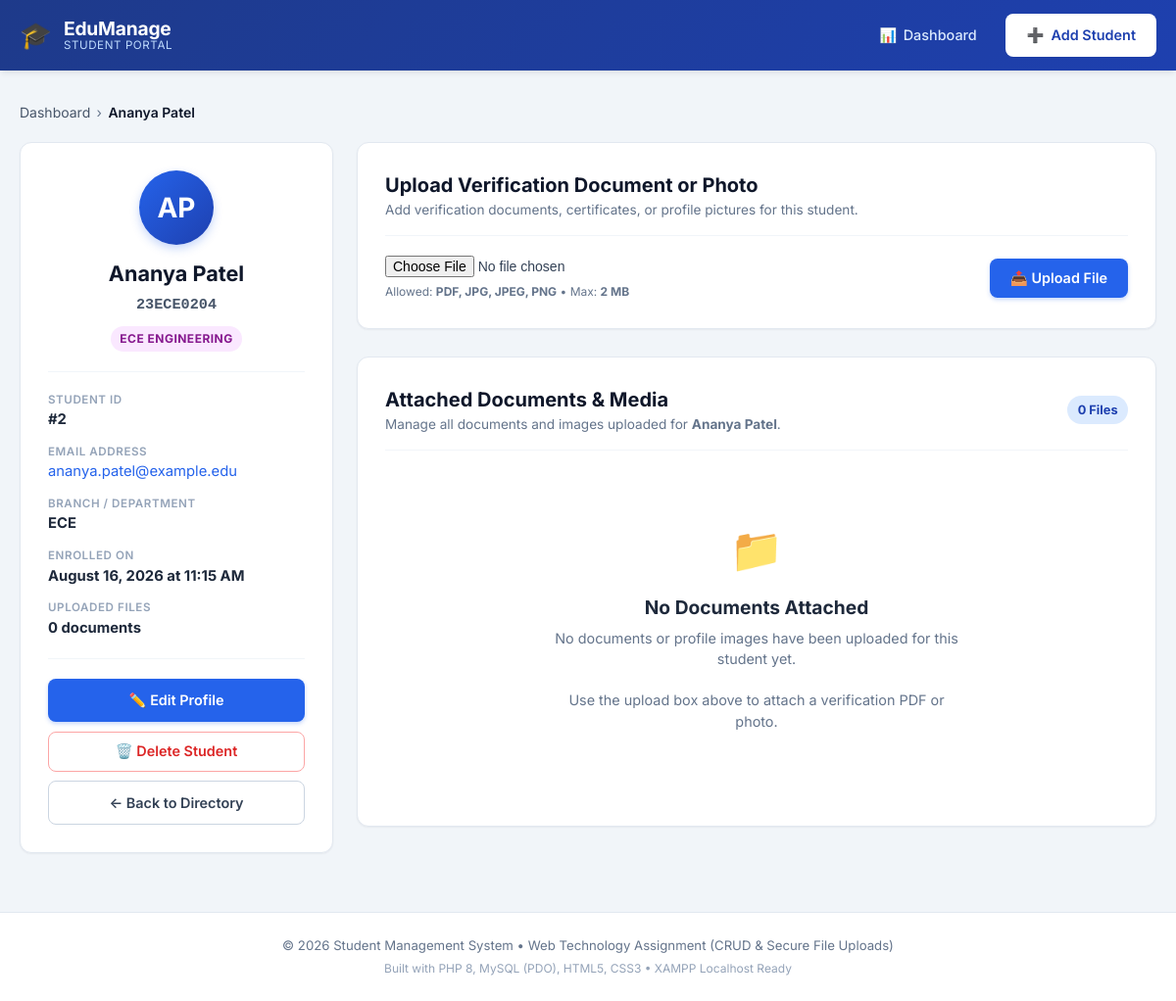
Page /view_student.php?id=2 on the committed database.
### tables this page shows
CREATE TABLE IF NOT EXISTS `students` (
  `id` INT AUTO_INCREMENT PRIMARY KEY,
  `name` VARCHAR(100) NOT NULL COMMENT 'Full name of the student',
  `roll_number` VARCHAR(50) NOT NULL UNIQUE COMMENT 'Unique institutional roll or enrollment number',
  `email` VARCHAR(150) NOT NULL COMMENT 'Institutional or personal email address',
  `course` VARCHAR(100) NOT NULL COMMENT 'Enrolled engineering branch/course',
  `created_at` TIMESTAMP DEFAULT CURRENT_TIMESTAMP COMMENT 'Timestamp of student registration',
  INDEX `idx_students_roll` (`roll_number`),
  INDEX `idx_students_course` (`course`)
);

### db.php (called while the page is built, shortened)
    <?php
function e(?string $string): string {
    return htmlspecialchars($string ?? '', ENT_QUOTES, 'UTF-8');
}

### view_student.php (the view, shortened to what this page needs)
<?php
require_once __DIR__ . '/db.php';
$id = filter_input(INPUT_GET, 'id', FILTER_VALIDATE_INT);
try {
    $stmtStudent = $pdo->prepare("SELECT * FROM students WHERE id = :id LIMIT 1");
    $stmtStudent->execute([':id' => $id]);
    $student = $stmtStudent->fetch();
    $stmtFiles = $pdo->prepare("
        SELECT id, original_filename, stored_filename, file_path, file_type, file_size, upload_date
        FROM student_files
        WHERE student_id = :id
        ORDER BY id DESC
    ");
    $stmtFiles->execute([':id' => $id]);
    $files = $stmtFiles->fetchAll();
} catch (PDOException $e) {
    setFlash('error', 'Database error: ' . $e->getMessage());
    header('Location: index.php');
    exit();
}
$initials = '';
$nameParts = explode(' ', trim($student['name']));
foreach ($nameParts as $part) {
    if (!empty($part)) $initials .= strtoupper($part[0]);
    if (strlen($initials) >= 2) break;
}
require_once __DIR__ . '/header.php';
?>
<div class="breadcrumb-nav">
    <a href="index.php">Dashboard</a> &rsaquo;
    <span><?php echo e($student['name']); ?></span>
</div>
<div class="profile-layout">
    <div class="profile-sidebar">
        <div class="card profile-card">
            <div class="profile-header">
                <div class="profile-avatar" aria-hidden="true">
                    <?php echo e($initials ?: 'ST'); ?>
                </div>
                <h2 class="profile-name"><?php echo e($student['name']); ?></h2>
                <span class="profile-roll"><?php echo e($student['roll_number']); ?></span>
                <span class="course-badge course-badge-<?php echo strtolower(e($student['course'])); ?>">
                    <?php echo e($student['course']); ?> Engineering
                </span>
            </div>
            <div class="profile-info-list">
                <div class="info-row">
                    <span class="info-label">Student ID</span>
                    <strong class="info-value">#<?php echo e($student['id']); ?></strong>
                </div>
                <div class="info-row">
                    <span class="info-label">Email Address</span>
                    <a href="mailto:<?php echo e($student['email']); ?>" class="info-value info-link">
                        <?php echo e($student['email']); ?>
                    </a>
                </div>
                <div class="info-row">
                    <span class="info-label">Branch / Department</span>
                    <strong class="info-value"><?php echo e($student['course']); ?></strong>
                </div>
                <div class="info-row">
                    <span class="info-label">Enrolled On</span>
                    <strong class="info-value"><?php echo date('F d, Y \a\t h:i A', strtotime($student['created_at'])); ?></strong>
                </div>
                <div class="info-row">
                    <span class="info-label">Uploaded Files</span>
                    <strong class="info-value"><?php echo count($files); ?> document<?php echo count($files) === 1 ? '' : 's'; ?></strong>
                </div>
            </div>
            <div class="profile-actions">
                <a href="edit_student.php?id=<?php echo e($student['id']); ?>" class="btn btn-primary btn-block">
                    <span>✏️ Edit Profile</span>
                </a>
                <button
                    type="button"
                    class="btn btn-danger-outline btn-block"
                    onclick="confirmDelete(<?php echo (int) $student['id']; ?>, '<?php echo addslashes(e($student['name'])); ?>', '<?php echo addslashes(e($student['roll_number'])); ?>')"
                >
                    <span>🗑️ Delete Student</span>
                </button>
                <a href="index.php" class="btn btn-secondary btn-block">
                    &larr; Back to Directory
                </a>
            </div>
        </div>
    </div>
    <div class="profile-main" id="documents">
        <div class="card upload-card">
            <div class="card-header-bar">
                <div class="header-titles">
                    <h3 class="section-title">Upload Verification Document or Photo</h3>
                    <p class="section-subtitle">Add verification documents, certificates, or profile pictures for this student.</p>
                </div>
            </div>
            <form method="POST" action="upload_file.php" enctype="multipart/form-data" class="upload-inline-form">
                <div class="upload-controls-row">
                    <div class="file-picker-wrapper">
                        <input
                            type="file"
                            name="student_file"
                            id="student_file"
                            class="file-control"
                            accept=".pdf,.jpg,.jpeg,.png,application/pdf,image/jpeg,image/png"
                            required
                        >
                        <span class="upload-specs-hint">Allowed: <strong>PDF, JPG, JPEG, PNG</strong> &bull; Max: <strong>2 MB</strong></span>
                    </div>
                    <button type="submit" class="btn btn-primary upload-btn">
                        <span>📤 Upload File</span>
                    </button>
                </div>
            </form>
        </div>
        <div class="card files-gallery-card">
            <div class="card-header-bar">
                <div class="header-titles">
                    <h3 class="section-title">Attached Documents &amp; Media</h3>
                    <p class="section-subtitle">Manage all documents and images uploaded for <strong><?php echo e($student['name']); ?></strong>.</p>
                </div>
                <span class="badge badge-counter"><?php echo count($files); ?> File<?php echo count($files) === 1 ? '' : 's'; ?></span>
            </div>
            <?php if (empty($files)): ?>
                <div class="empty-state files-empty">
                    <span class="empty-icon">📁</span>
                    <h4>No Documents Attached</h4>
                    <p>No documents or profile images have been uploaded for this student yet.</p>
                    <p class="empty-hint">Use the upload box above to attach a verification PDF or photo.</p>
                </div>
            <?php endif; ?>
        </div>
    </div>
</div>
<?php require_once __DIR__ . '/footer.php'; ?>

### rows in the picture
students: name "Ananya Patel", roll_number "23ECE0204", course "ECE", id "2", email "ananya.patel@example.edu", created_at "August 16, 2026 at 11:15 AM"

### other values in the picture
$initials ?: 'ST' "AP"
count($files) "0"
